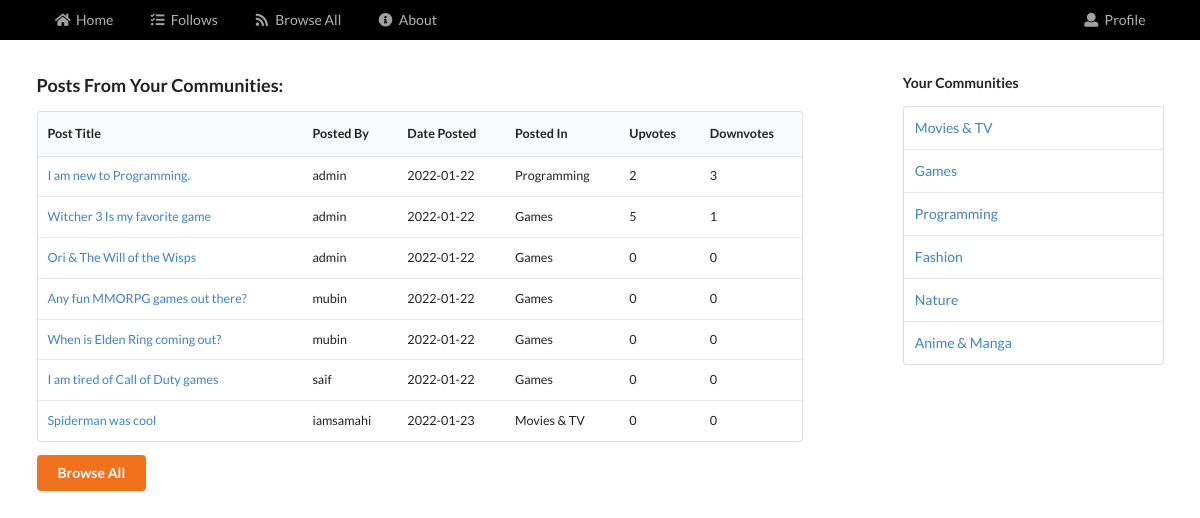
/view/follows.php?uname=mubin, run on the app's committed database.
### tables this page shows
CREATE TABLE `posts` (
  `post_id` int(11) NOT NULL,
  `poster_id` int(11) NOT NULL,
  `community_id` int(11) NOT NULL,
  `post_title` varchar(150) NOT NULL,
  `post_content` varchar(500) NOT NULL,
  `datetime_posted` datetime NOT NULL DEFAULT current_timestamp(),
  `upvotes` int(11) NOT NULL,
  `downvotes` int(11) NOT NULL
);

CREATE TABLE `communities` (
  `community_id` int(11) NOT NULL,
  `community_name` varchar(50) NOT NULL,
  `description` varchar(250) NOT NULL
);

### view/follows.php (the view, shortened to what this page needs)
<?php
    $MY_STYLE_PATH = "../styles/saif/main.css";
    include_once("./templates/head.php");
    require_once("../controllers/dbconfig.php");
    $username = $_GET["uname"];
    $followedPostsQuery = " SELECT
	                            p.post_id as postid,
                                (SELECT u.username FROM `users` u WHERE u.user_id = p.poster_id) as poster,
                                p.post_title as title,
                                c.community_name as comname,
                                c.community_id as comid,
                                DATE(p.datetime_posted) as posttime,
                                p.upvotes as uvotes,
                                p.downvotes as dvotes
                            FROM `posts` p
                            INNER JOIN `communities` c ON (c.community_id = p.community_id)
                            WHERE p.community_id IN (SELECT f.community_id
                                                     FROM `followed_communities` f
                                                     WHERE f.follower_id = (SELECT u.user_id
                                                                            FROM `users` u
                                                                            WHERE u.username = '$username'))";
    $followedPosts = mysqli_query( $connection , $followedPostsQuery )
        or die("failed to retrieve posts");
?>
<?php  include_once("./templates/navbar.php"); ?>
<div class="ui grid stackable container">
    <div class="row">
        <div class="eleven wide column">
            <h3 class="header row">Posts From Your Communities:</h3>
            <table class="ui table small">
                <thead>
                    <tr>
                        <th>Post Title</th>
                        <th>Posted By</th>
                        <th>Date Posted</th>
                        <th>Posted In</th>
                        <th>Upvotes</th>
                        <th>Downvotes</th>
                    </tr>
                </thead>
                <tbody>
                    <?php
                        if ( $followedPosts ) {
                            while( $rows = mysqli_fetch_array( $followedPosts ) ) {
                                extract( $rows );
                                echo "<tr>" ;
                                    echo "<td>  <a href=\"../view/post.php?postid=$postid&uname=$username&comid=$comid\">$title</a></td>";
                                    echo "<td> $poster</td>" ;
                                    echo "<td> $posttime</td>" ;
                                    echo "<td> $comname</td>" ;
                                    echo "<td> $uvotes</td>" ;
                                    echo "<td> $dvotes</td>" ;
                                echo "</tr>" ;
                            }
                        }
                    ?>
                </tbody>
            </table>
            <button class = "ui orange button" onclick="location.href='./browse-communities.php?uname=<?php echo $username; ?>'">Browse All</button>
        </div>
        <div class="four wide right floated column">
            <h5 class="header">Your  Communities</h5>
            <table class="ui table">
                <?php
                    $followComsQuery = "SELECT c.community_name as comname, c.community_id as comid
                                        FROM `communities` c
                                        INNER JOIN `followed_communities` f ON (f.community_id = c.community_id)
                                        INNER JOIN `users` u ON (f.follower_id = u.user_id)
                                        WHERE u.username = '$username'";
                    $followedComs = mysqli_query( $connection, $followComsQuery ) or die("Failed to fetch follow data");
                    if ( $followedComs ) {
                        while ( $rows = $followedComs->fetch_array() ) {
                            echo "<tr><td><a href='./community.php?uname=$username&comid=".$rows["comid"]."'>".$rows["comname"]."</a></td></tr>";
                        }
                    }
                ?>
            </table>
        </div>
    </div>
</div>
<?php
    include_once("./templates/foot.php");
?>

### view/templates/head.php (shortened to what this page needs)
<!DOCTYPE html>
<html lang="en">
<head>
    <link rel="stylesheet" href="https://cdnjs.cloudflare.com/ajax/libs/semantic-ui/2.4.1/semantic.min.css"/>
    <link rel="stylesheet" href="<?php if (isset($MY_STYLE_PATH)) echo $MY_STYLE_PATH; else echo "";  ?>">
</head>
<body>

### view/templates/navbar.php
<div class="ui borderless top inverted secondary menu" style="background-color: black;">
    <div class="ui container">
        <a class='item' href="./follows.php?uname=<?php echo $username; ?>">
            <i class="home icon"></i>
            Home
        </a>
        <a class='item' href="./follows.php?uname=<?php echo $username; ?>">
            <i class="tasks icon"></i>
            Follows
        </a>
        <a class='item' href="./browse-communities.php?uname=<?php echo $username; ?>">
            <i class="rss icon"></i>
            Browse All
        </a>
        <a class='item'>
            <i class="info circle icon"></i>
            About
        </a>
        <a class="right item" href="./profile.php?uname=<?php echo $username; ?>">
            <i class="user icon"></i>
            Profile
        </a>
    </div>
</div>
<br>

### view/templates/foot.php
</body>
</html>

### data on the page
posts: post_title "I am new to Programming.", poster "admin", posttime "2022-01-22", community.community_name "Programming", upvotes "2", downvotes "3"
posts: post_title "Witcher 3 Is my favorite game", poster "admin", posttime "2022-01-22", community.community_name "Games", upvotes "5", downvotes "1"
posts: post_title "Ori & The Will of the Wisps", poster "admin", posttime "2022-01-22", community.community_name "Games", upvotes "0", downvotes "0"
posts: post_title "Any fun MMORPG games out there?", poster "mubin", posttime "2022-01-22", community.community_name "Games", upvotes "0", downvotes "0"
posts: post_title "When is Elden Ring coming out?", poster "mubin", posttime "2022-01-22", community.community_name "Games", upvotes "0", downvotes "0"
posts: post_title "I am tired of Call of Duty games", poster "saif", posttime "2022-01-22", community.community_name "Games", upvotes "0", downvotes "0"
posts: post_title "Spiderman was cool", poster "iamsamahi", posttime "2022-01-23", community.community_name "Movies & TV", upvotes "0", downvotes "0"
communities: community_name "Movies & TV"
communities: community_name "Games"
communities: community_name "Programming"
communities: community_name "Fashion"
communities: community_name "Nature"
communities: community_name "Anime & Manga"
